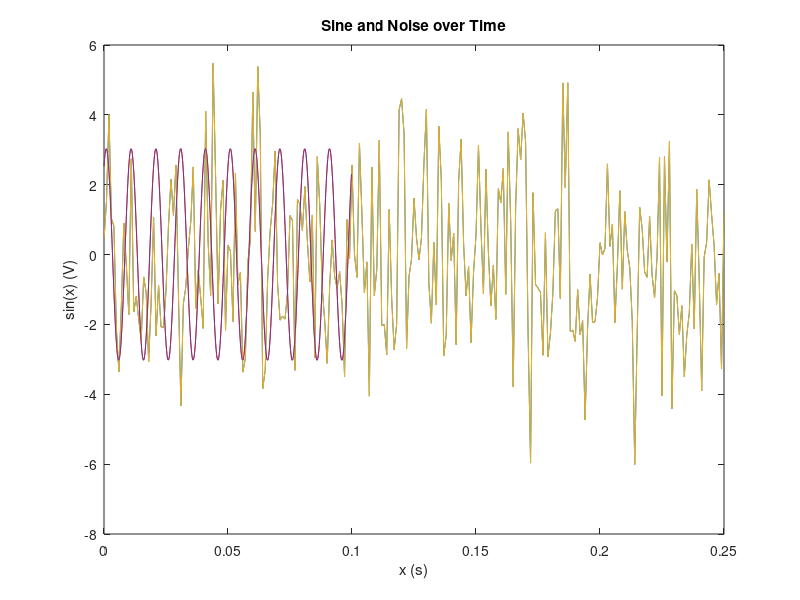

The MATLAB source for this figure:
% part 1
disp("part 1");
% 1
disp("1");
magic_square=[16 3 2 13; 5 10 11 8; 9 6 7 12; 4 15 14 1;];
disp(magic(4)); % matlab generated square
disp(magic_square);
% 2
disp("2");
disp(size(magic_square));
disp(det(magic_square));
disp(cond(magic_square));
disp(sum(magic_square));
disp(sum(diag(magic_square)));
% 3
disp("3");
sum_antidiagonal=sum([magic_square(4,1), magic_square(3,2),magic_square(2,3),magic_square(1,4)]);
disp(sum_antidiagonal);
% 4
disp("4");
magic_zero_diagonal=[0 3 2 13; 5 0 11 8; 9 6 0 12; 4 15 14 0;];
part4_soln=magic_zero_diagonal \ [1; 1; 1; 1;];
disp(part4_soln);

% part 2
disp("part 2");
% 1
disp("1");
DATA=[2 7 9 7; 3 1 5 6; 8 1 2 5;];
disp(DATA);
disp(DATA');
disp("% transpose of DATA matrix (row and column elements swapped)");
disp(DATA(:,[1 4]));
disp("% gets the first and fourth columns of DATA");
disp(reshape(DATA,2,6));
disp("% reshapes the DATA matrix to have 2 rows and 6 columns");
disp(flipud(DATA));
disp("% flips DATA vertically, so the bottom row is on the top");
disp(fliplr(DATA));
disp("% flips DATA horizontally, so the left most row is on the right");
disp([DATA; DATA(end,:)]);
disp("% adds a copy of the last row of DATA to the end (making 4 rows)");
disp(DATA(1:3,:));
disp("% does not change DAYA matrix. just indexes itself");
disp([DATA ; DATA(1:2,:)]);
disp("% creates new array with DATA followed by the first 2 rows of DATA,");
disp("% for a total length of 5 rows.");
disp(sum(DATA'));
disp("% sums each row in DATA, outputs a 1x3 (1 row, 3 col) matrix of results");
disp(sum(DATA,2));
disp("% sums each row in DATA, outputs a 3x1 (3 row, 1 col) matrix of results");
disp([[DATA; sum(DATA)] [sum(DATA,2);sum(DATA(:))]]);
disp("% output a 5x5 array, with sums of rows and colums");
disp("% in the fifth column and 5th row, respectively. the 4x4 array starting on");
disp("% the top left is the original DATA array");

% part 3
disp("part 3");
t=[0:1/200:2];
plot(0.1-0.1*exp(-6*t).*cos(8*t)-0.075*exp(-6*t).*sin(8*t));
title("1 DoF Mechanical Vibration System");
xlabel("time (s)");
ylabel("x(t) (Amplitude)");

% part 4
disp("part 4");
noise_data=load('noise.txt','ascii');
%disp(noise_data);
plot(noise_data(:,1),noise_data(:,2));
title("Sine and Noise over Time");
xlabel("x (s)");
ylabel("sin(x),noise(x) (V)");
hold;
sine_data=load('sine.txt','ascii');
plot(sine_data(:,1),sine_data(:,2));
%disp(sine_data);

% 4a
disp("part 4a");
noise_data=load('noise.txt','ascii');
%disp(noise_data);
plot(noise_data(:,1),noise_data(:,2));
title("Noise over Time");
xlabel("x (s)");
ylabel("noise(x) (V)");

% 4b
disp("part 4b");
sine_data=load('sine.txt','ascii');
plot(sine_data(:,1),sine_data(:,2));
title("Sine and Noise over Time");
xlabel("x (s)");
ylabel("sin(x) (V)");
%disp(sine_data);
